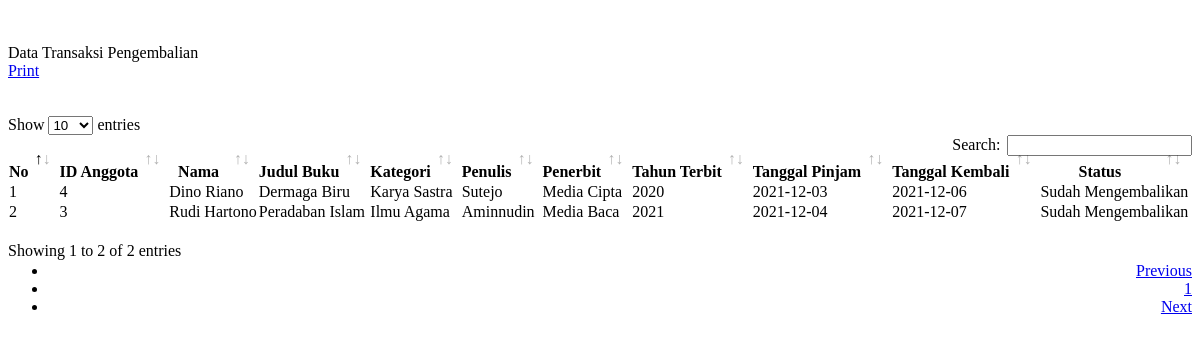
Screenshot of /pages/rk.php with the database file from the repository.
### tables this page shows
CREATE TABLE `transaksi` (
  `id_transaksi` int(11) NOT NULL,
  `id_anggota` int(11) NOT NULL,
  `id_buku` int(11) NOT NULL,
  `tgl_pinjam` date NOT NULL,
  `tgl_kembali` date NOT NULL,
  `status_transaksi` varchar(50) NOT NULL
);

CREATE TABLE `anggota` (
  `id_anggota` int(11) NOT NULL,
  `nama` varchar(50) NOT NULL,
  `kelas` varchar(20) NOT NULL,
  `alamat` text NOT NULL,
  `no_tlp` varchar(20) NOT NULL
);

CREATE TABLE `buku` (
  `id_buku` int(11) NOT NULL,
  `judul` varchar(50) NOT NULL,
  `kategori` varchar(50) NOT NULL,
  `penulis` varchar(50) NOT NULL,
  `penerbit` varchar(50) NOT NULL,
  `th_terbit` varchar(20) NOT NULL,
  `status` varchar(50) NOT NULL
);

### pages/rk.php (the view, shortened to what this page needs)
<div id="page-wrapper">
    <div class="row">
            <div class="col-xs-12"><br><br>
                <div class="panel panel-info">
                    <div class="panel-heading">
                        Data Transaksi Pengembalian
                    </div>
                    <div class="panel-body">
                    <a href="pages/rk-cetak.php" target="_blank" class="btn btn-sm btn-info"><i class="fa fa-print"></i> Print</a><br><br><br>
                        <div class="table-responsive">
                        <table class="table table-striped table-bordered table-hover" id="tabel">
                            <thead>
                                <tr>
                                    <th>No</th>
                                    <th>ID Anggota</th>
                                    <th>Nama</th>
                                    <th>Judul Buku</th>
                                    <th>Kategori</th>
                                    <th>Penulis</th>
                                    <th>Penerbit</th>
                                    <th>Tahun Terbit</th>
                                    <th>Tanggal Pinjam</th>
                                    <th>Tanggal Kembali</th>
                                    <th>Status</th>
                                </tr>
                            </thead>
                            <tbody>
                                    <?php
                                    $no=1;
                                    $sql = mysqli_query($con,"SELECT * FROM transaksi INNER JOIN anggota ON anggota.id_anggota=transaksi.id_anggota INNER JOIN buku ON buku.id_buku=transaksi.id_buku WHERE status_transaksi='Sudah Mengembalikan'");
                                    while($d=mysqli_fetch_array($sql)) {
                                    ?>
                                <tr>
                                    <td><?= $no?></td>
                                    <td><?= $d['id_anggota']?></td>
                                    <td><?= $d['nama']?></td>
                                    <td><?= $d['judul']?></td>
                                    <td><?= $d['kategori']?></td>
                                    <td><?= $d['penulis']?></td>
                                    <td><?= $d['penerbit']?></td>
                                    <td><?= $d['th_terbit']?></td>
                                    <td><?= $d['tgl_pinjam']?></td>
                                    <td><?= $d['tgl_kembali']?></td>
                                    <td><?= $d['status_transaksi']?></td>
                                </tr>
                                    <?php $no++; } ?>
                            </tbody>
                        </table>
                        </div>
                    </div>
                </div>
            </div>
    </div>
</div>
<link href="assets/css/plugins/dataTables/dataTables.bootstrap4.min.css" rel="stylesheet">

### rows the page displays
transaksi: id_anggota.id_anggota "4", id_anggota.nama "Dino Riano", id_buku.judul "Dermaga Biru", id_buku.kategori "Karya Sastra", id_buku.penulis "Sutejo", id_buku.penerbit "Media Cipta", id_buku.th_terbit "2020", tgl_pinjam "2021-12-03", tgl_kembali "2021-12-06", status_transaksi "Sudah Mengembalikan"
transaksi: id_anggota.id_anggota "3", id_anggota.nama "Rudi Hartono", id_buku.judul "Peradaban Islam", id_buku.kategori "Ilmu Agama", id_buku.penulis "Aminnudin", id_buku.penerbit "Media Baca", id_buku.th_terbit "2021", tgl_pinjam "2021-12-04", tgl_kembali "2021-12-07", status_transaksi "Sudah Mengembalikan"
